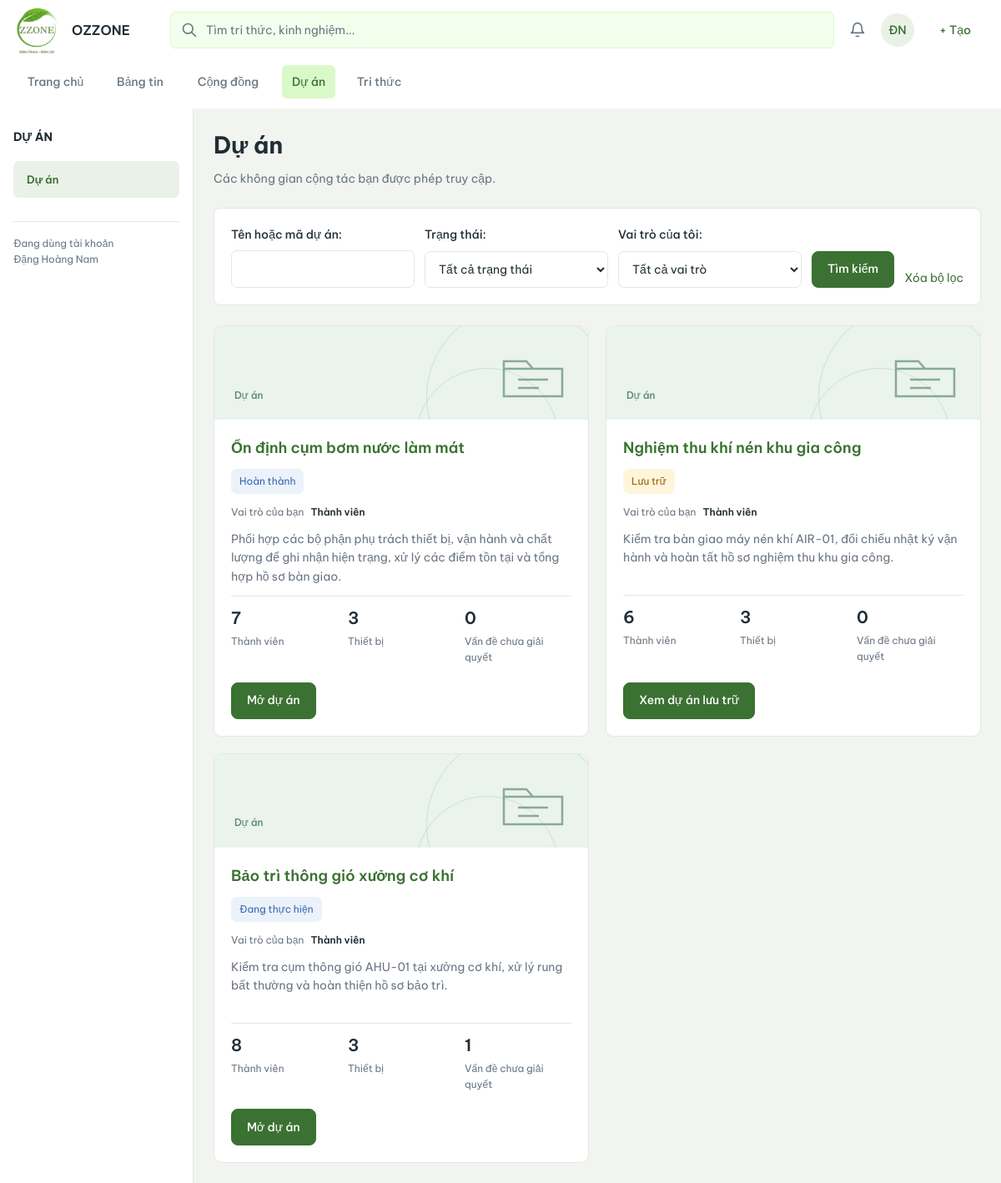
Page /projects/ (signed in) on the committed database.
### projectp/models.py (models this page shows, shortened)
class TimeStamped(models.Model):
    ngay_tao = models.DateTimeField(auto_now_add=True)
    ngay_cap_nhat = models.DateTimeField(auto_now=True)
    class Meta:
        abstract = True

class DuAn(TimeStamped):
    class Status(models.TextChoices):
        ACTIVE = "dang_thuc_hien", "Đang thực hiện"
        COMPLETED = "hoan_thanh", "Hoàn thành"
        ARCHIVED = "luu_tru", "Lưu trữ"
    ma_du_an = models.BigAutoField(primary_key=True)
    ma_du_an_nghiep_vu = models.CharField(max_length=50, unique=True)
    ten_du_an = models.CharField(max_length=200)
    mo_ta = models.TextField(blank=True)
    cong_dong = models.OneToOneField(
        CongDong,
        on_delete=models.PROTECT,
        related_name='du_an_lien_ket',
        db_column='ma_cong_dong',
    )
    nguoi_tao = models.ForeignKey(USER, on_delete=models.PROTECT, related_name='+', db_column='nguoi_tao')
    trang_thai = models.CharField(max_length=30, choices=Status.choices, default=Status.ACTIVE)
    ngay_bat_dau = models.DateField()
    ngay_ket_thuc = models.DateField(null=True, blank=True)
    luu_tru_luc = models.DateTimeField(null=True, blank=True)
    nguoi_luu_tru = models.ForeignKey(
        USER,
        null=True,
        blank=True,
        on_delete=models.PROTECT,
        related_name='+',
        db_column='nguoi_luu_tru',
    )
    class Meta:
        db_table = "DU_AN"
        constraints = [
            models.CheckConstraint(
                condition=Q(ngay_ket_thuc__isnull=True) | Q(ngay_ket_thuc__gte=F('ngay_bat_dau')),
                name='ck_prj_dates',
            ),
            models.CheckConstraint(
                condition=(
                    Q(trang_thai='luu_tru', luu_tru_luc__isnull=False, nguoi_luu_tru__isnull=False)
                    | (
                        ~Q(trang_thai='luu_tru')
                        & Q(luu_tru_luc__isnull=True, nguoi_luu_tru__isnull=True)
                    )
                ),
                name='ck_prj_archive',
            ),
        ]
    @property
    def da_luu_tru(self):
        return self.trang_thai == self.Status.ARCHIVED

class ThanhVienDuAn(TimeStamped):
    ma_thanh_vien = models.BigAutoField(primary_key=True)
    du_an = models.ForeignKey(
        DuAn,
        on_delete=models.PROTECT,
        related_name='thanh_vien',
        db_column='ma_du_an',
    )
    nguoi_dung = models.ForeignKey(USER, on_delete=models.PROTECT, related_name='+', db_column='ma_nguoi_dung')
    vai_tro = models.CharField(max_length=30, choices=ProjectRole.choices, default=ProjectRole.MEMBER)
    trang_thai = models.CharField(max_length=30, choices=MemberStatus.choices, default=MemberStatus.ACTIVE)
    ngay_tham_gia = models.DateTimeField(default=timezone.now, db_column="tham_gia_luc")
    ket_thuc_luc = models.DateTimeField(null=True, blank=True)
    class Meta:
        db_table = "THANH_VIEN_DU_AN"
        constraints = [
            models.UniqueConstraint(fields=['du_an', 'nguoi_dung'], name='uq_tv_du_an'),
            models.CheckConstraint(
                condition=Q(vai_tro__in=ProjectRole.values),
                name='ck_tv_prj_role',
            ),
            models.CheckConstraint(condition=MEMBERSHIP_LIFECYCLE, name='ck_tv_prj_lifecycle'),
            models.CheckConstraint(
                condition=Q(ket_thuc_luc__isnull=True) | Q(ket_thuc_luc__gte=F('ngay_tham_gia')),
                name='ck_tv_prj_dates',
            ),
        ]

### projects/views_browse.py (the view)
# urls.py: path("", views.project_list, name="list"),
@login_required(login_url="projects:login")
@require_GET
@handled
def project_list(request):
    form = ProjectSearchForm(request.GET)
    query = readable_projects(request.user)
    context = screen(title="Dự án của tôi")
    context.update(
        form=form, page_obj=None, can_create=explicit_permission(request.user, "add_duan")
    )
    context["stats"] = {
        "active": query.filter(trang_thai=DuAn.Status.ACTIVE).count(),
        "archived": query.filter(trang_thai=DuAn.Status.ARCHIVED).count(),
        "issues": readable_issues(request.user).count(),
    }
    if form.is_valid():
        keyword = form.cleaned_data["q"]
        if keyword:
            query = query.filter(
                Q(ten_du_an__icontains=keyword) | Q(ma_du_an_nghiep_vu__icontains=keyword)
            )
        if form.cleaned_data["status"]:
            query = query.filter(trang_thai=form.cleaned_data["status"])
        if form.cleaned_data["role"]:
            query = query.filter(
                pk__in=active_memberships(request.user)
                .filter(vai_tro=form.cleaned_data["role"])
                .values("du_an_id")
            )
        page = Paginator(query.order_by("-ngay_tao", "-pk"), 12).get_page(
            request.GET.get("page")
        )
        roles = {m.du_an_id: m for m in active_memberships(request.user)}
        cards = []
        for project in page:
            cards.append(
                {
                    "project": project,
                    "membership": roles[project.pk],
                    "members": ThanhVienDuAn.objects.filter(
                        du_an=project, trang_thai=MemberStatus.ACTIVE, ket_thuc_luc__isnull=True
                    ).count(),
                    "devices": MaThietBi.objects.filter(
                        du_an=project, dang_su_dung=True
                    ).count(),
                    "issues": readable_project_posts(request.user, project)
                    .filter(che_do_xu_ly=True, trang_thai_xu_ly=BaiViet.TechnicalStatus.OPEN)
                    .count(),
                }
            )
        context.update(page_obj=page, cards=cards)
    return render(request, "projects/project_list.html", context)

### projects/templates/projects/project_list.html (shortened to what this page needs)
{% extends "projects/base.html" %}
{% block project_content %}
    <header class="pm-heading">
        <div class="pm-heading-main">
            <h1>Dự án</h1>
            <p class="pm-muted">Các không gian cộng tác bạn được phép truy cập.</p>
        </div>
    </header>
    <section class="pm-panel pm-filter-panel" aria-label="Tìm và lọc dự án">
        <form method="get" action="{% url 'projects:list' %}" class="pm-filter">
            {% for field in form %}
                <div class="pm-field">
                    {{ field.label_tag }} {{ field }}
                </div>
            {% endfor %}
            <button class="pm-button" type="submit">Tìm kiếm</button>
            <a href="{% url 'projects:list' %}">Xóa bộ lọc</a>
        </form>
    </section>
    <div class="pm-cards">
        {% for card in cards %}
            <article class="pm-project-card oz-space-card" aria-labelledby="project-title-{{ card.project.pk }}">
                {% include "includes/space_cover.html" with cover_label="Dự án" cover_kind="project" %}
                <div class="pm-project-body">
                    <h2 id="project-title-{{ card.project.pk }}">
                        <a href="{% url 'projects:detail' card.project.pk %}">{{ card.project.ten_du_an }}</a>
                    </h2>
                    <span class="pm-badge {% if card.project.da_luu_tru %}pm-amber{% else %}pm-blue{% endif %}">
                        {{ card.project.get_trang_thai_display }}
                    </span>
                    <dl class="pm-card-role">
                        <dt>Vai trò của bạn</dt>
                        <dd>{{ card.membership.get_vai_tro_display }}</dd>
                    </dl>
                    <p class="pm-card-description">{{ card.project.mo_ta|default:"Chưa có mô tả dự án." }}</p>
                    <dl class="pm-card-stats">
                        <div>
                            <dt>Thành viên</dt>
                            <dd>{{ card.members }}</dd>
                        </div>
                        <div>
                            <dt>Thiết bị</dt>
                            <dd>{{ card.devices }}</dd>
                        </div>
                        <div>
                            <dt>Vấn đề chưa giải quyết</dt>
                            <dd>{{ card.issues }}</dd>
                        </div>
                    </dl>
                    <div class="pm-card-actions">
                        <a class="pm-button"
                           href="{% url 'projects:detail' card.project.pk %}">
                            {% if card.project.da_luu_tru %}
                                Xem dự án lưu trữ
                            {% else %}
                                Mở dự án
                            {% endif %}
                        </a>
                    </div>
                </div>
            </article>
        {% empty %}
            {% if not form.errors %}
                <div class="pm-panel">
                    Không có dự án phù hợp trong phạm vi bạn được xem. Bạn có thể thay đổi từ khóa hoặc bộ lọc.
                </div>
            {% endif %}
        {% endfor %}
    </div>
{% endblock %}

### projects/templates/projects/base.html (shortened to what this page needs)
{% extends "base.html" %}
{% load ozzone_names %}
{% load static %}
{% block extra_css %}
    <link rel="stylesheet"
          href="{% static 'projects/projects.css' %}?v=20261111-project-cards">
    <link rel="stylesheet" href="{% static 'ozzone/workspace.css' %}?v=20261116-post-files">
{% endblock %}
{% block sidebar %}
    <aside class="pm-sidebar oz-module-sidebar" aria-label="Điều hướng dự án">
        <h2 class="oz-module-title">Dự án</h2>
        <nav class="oz-module-nav" aria-label="Mục chung của dự án">
            <a href="{% url 'projects:list' %}"{% if not project and section == 'list' %} class="is-active" aria-current="page"{% endif %}>Dự án</a>
        </nav>
        <p class="oz-sidebar-foot">Đang dùng tài khoản<br>{{ request.user|ho_ten }}</p>
    </aside>
{% endblock %}
{% block main_class %}
    project-main
    {% if not project %}
        pm-list-surface
    {% endif %}
{% endblock %}
{% block content %}
    <div class="pm-content">
        {% block project_content %}{% endblock %}
    </div>
{% endblock %}

### templates/base.html (shortened to what this page needs)
{% load ozzone_names %}
{% load static %}
{% url 'core:home' as home_url %}
{% url 'social:feed' as feed_url %}
{% url 'communities:list' as communities_url %}
{% url 'projects:list' as projects_url %}
{% url 'knowledge:list' as knowledge_url %}
{% url 'knowledge:search' as search_url %}
{% url 'notifications:list' as notices_url %}
{% url 'accounts:profile' as profile_url %}
{% url 'accounts:login' as login_url %}
{% url 'accounts:logout' as logout_url %}
{% url 'admin:index' as admin_url %}
{% url 'admin:login' as admin_login_url %}
{% url 'social:create' as create_post_url %}
{% url 'admin:projectp_congdong_add' as create_community_url %}
{% url 'projects:create' as create_project_url %}
{% url 'knowledge:create' as create_knowledge_url %}
{% firstof home_url projects_url as landing_url %}
{% firstof active_nav request.resolver_match.app_name as current_app %}
<!DOCTYPE html>
<html lang="vi">
<head>
    <link rel="stylesheet" href="{% static 'ozzone/post_attachments.css' %}?v=attachment-controls">
    <link rel="stylesheet" href="{% static 'ozzone/confirmation.css' %}">
    {% block extra_css %}{% endblock %}
</head>
<body>
    <header class="oz-header">
        <a
            class="oz-brand"
            href="{{ landing_url }}"
            aria-label="OZZONE"
        >
            <span class="oz-logo">
                <img
                    src="{% static 'ozzone/logo.jpg' %}"
                    alt=""
                >
            </span>
            <span class="oz-brand-text">OZZONE</span>
        </a>
        <nav class="oz-nav" aria-label="Điều hướng chính">
            {% if home_url %}
                <a
                    class="oz-nav-item"
                    href="{{ home_url }}"
                >
                    Trang chủ
                </a>
            {% endif %}
            {% if feed_url %}
                <a
                    class="oz-nav-item"
                    href="{{ feed_url }}"
                >
                    Bảng tin
                </a>
            {% endif %}
            {% if communities_url %}
                <a
                    class="oz-nav-item"
                    href="{{ communities_url }}"
                >
                    Cộng đồng
                </a>
            {% endif %}
            {% if projects_url %}
                <a
                    class="oz-nav-item"
                    href="{{ projects_url }}"
                    {% if current_app == 'projects' %}
                        aria-current="page"
                    {% endif %}
                >
                    Dự án
                </a>
            {% else %}
                <span class="oz-nav-item" aria-disabled="true">
                    Dự án
                </span>
            {% endif %}
            {% if knowledge_url %}
                <a
                    class="oz-nav-item"
                    href="{{ knowledge_url }}"
                >
                    Tri thức
                </a>
            {% endif %}
        </nav>
        <form
            class="oz-search"
            method="get"
            {% if search_url %}
                action="{{ search_url }}"
            {% endif %}
        >
            <input
                type="search"
                name="q"
                placeholder="Tìm tri thức, kinh nghiệm..."
                aria-label="Tìm tri thức, kinh nghiệm"
            >
        </form>
        <a
            class="oz-bell"
            aria-label="Thông báo"
            {% if notices_url %}
                href="{{ notices_url }}"
            {% else %}
                aria-disabled="true"
                title="Thông báo đang được tích hợp"
            {% endif %}
        >
        </a>
        {% if request.user.is_authenticated %}
            <details class="oz-menu">
                <summary
                    class="oz-avatar"
                    aria-label="Tài khoản {{ request.user.username }}"
                >
                    {% if request.user.first_name or request.user.last_name %}
                        {{ request.user.last_name|first|upper }}{{ request.user.first_name|first|upper }}
                    {% else %}
                        {{ request.user.username|slice:':2'|upper }}
                    {% endif %}
                </summary>
            </details>
            <details class="oz-menu">
                <summary class="oz-create">+ Tạo</summary>
            </details>
        {% endif %}
    </header>
    <div class="oz-layout">
        {% block sidebar %}{% endblock %}
        <main
            id="main-content"
            class="oz-main {% block main_class %}{% endblock %}"
        >
            {% block content %}{% endblock %}
        </main>
    </div>
</body>
</html>

### templates/includes/space_cover.html
<div class="oz-space-cover" aria-hidden="true">
    <span>{{ cover_label }}</span>
    <svg viewBox="0 0 96 72" fill="none" stroke="currentColor" stroke-width="2.5">
        {% if cover_kind == 'community' %}
            <circle cx="48" cy="23" r="11"/>
            <path d="M26 60v-7a22 22 0 0 1 44 0v7M24 17a9 9 0 0 0 0 18M72 17a9 9 0 0 1 0 18M10 59v-6a16 16 0 0 1 10-15M86 59v-6a16 16 0 0 0-10-15"/>
        {% else %}
            <path d="M13 59V17h27l8 9h35v33H13ZM13 26h35M30 39h36M30 49h25"/>
        {% endif %}
    </svg>
</div>

### rows in the picture
DuAn: cover_label "Dự án", project.ten_du_an "Ổn định cụm bơm nước làm mát", project.trang_thai "Hoàn thành", membership.vai_tro "Thành viên", project.mo_ta "Phối hợp các bộ phận phụ trách thiết bị, vận hành và chất lượng để ghi nhận hiện trạng, xử lý các điểm tồn tại và tổng hợp hồ sơ bàn giao.", members "7", devices "3", issues "0", shows "Mở dự án"
DuAn: cover_label "Dự án", project.ten_du_an "Nghiệm thu khí nén khu gia công", project.trang_thai "Lưu trữ", membership.vai_tro "Thành viên", project.mo_ta "Kiểm tra bàn giao máy nén khí AIR-01, đối chiếu nhật ký vận hành và hoàn tất hồ sơ nghiệm thu khu gia công.", members "6", devices "3", issues "0", shows "Xem dự án lưu trữ"
DuAn: cover_label "Dự án", project.ten_du_an "Bảo trì thông gió xưởng cơ khí", project.trang_thai "Đang thực hiện", membership.vai_tro "Thành viên", project.mo_ta "Kiểm tra cụm thông gió AHU-01 tại xưởng cơ khí, xử lý rung bất thường và hoàn thiện hồ sơ bảo trì.", members "8", devices "3", issues "1", shows "Mở dự án"

### other values in the picture
{{ request.user.last_name|first|upper }} "Đ"
{{ request.user.first_name|first|upper }} "N"
{{ request.user|ho_ten }} "Đặng Hoàng Nam"
{{ field.label_tag }} "Tên hoặc mã dự án:" "Trạng thái:" "Vai trò của tôi:"
